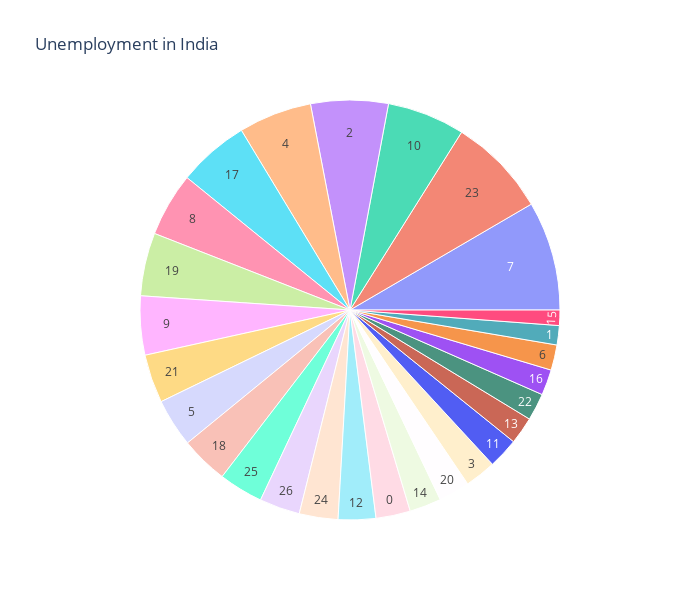

Source (notebook cell):
### Code cell
import plotly.express as px

unemployment = data[['Region', 'Estimated Unemployment Rate (%)']]

figure = px.sunburst(
    unemployment,
    path=['Region'],  # Remove 'Region.1' from path
    values='Estimated Unemployment Rate (%)',
    width=700, height=600,
    color_continuous_scale='RdYlGn',
    title="Unemployment in India"
)

figure.show()

### Figure 1 — Plotly figure (JSON) as saved in the notebook; plotly's stock layout.template omitted (floating-point values rounded to 4 significant figures)
{"data": [{"branchvalues": "total", "domain": {"x": [0, 1], "y": [0, 1]}, "hovertemplate": "labels=%{label}<br>Estimated Unemployment Rate (%)=%{value}<br>parent=%{parent}<br>id=%{id}<extra></extra>", "ids": ["0", "1", "2", "3", "4", "5", "6", "7", "8", "9", "10", "11", "12", "13", "14", "15", "16", "17", "18", "19", "20", "21", "22", "23", "24", "25", "26"], "labels": ["0", "1", "2", "3", "4", "5", "6", "7", "8", "9", "10", "11", "12", "13", "14", "15", "16", "17", "18", "19", "20", "21", "22", "23", "24", "25", "26"], "name": "", "parents": ["", "", "", "", "", "", "", "", "", "", "", "", "", "", "", "", "", "", "", "", "", "", "", "", "", "", ""], "type": "sunburst", "values": [86.64, 48.56, 194.7, 78.19, 184.1, 121.7, 63.76, 274.8, 160.7, 148.3, 195.4, 76.68, 94.34, 68.54, 79.79, 38.66, 64.62, 179.4, 119.8, 158.7, 78.34, 121.9, 68.33, 250.6, 97.37, 111.6, 101.9]}], "layout": {"height": 600, "legend": {"tracegroupgap": 0}, "title": {"text": "Unemployment in India"}, "width": 700}}
